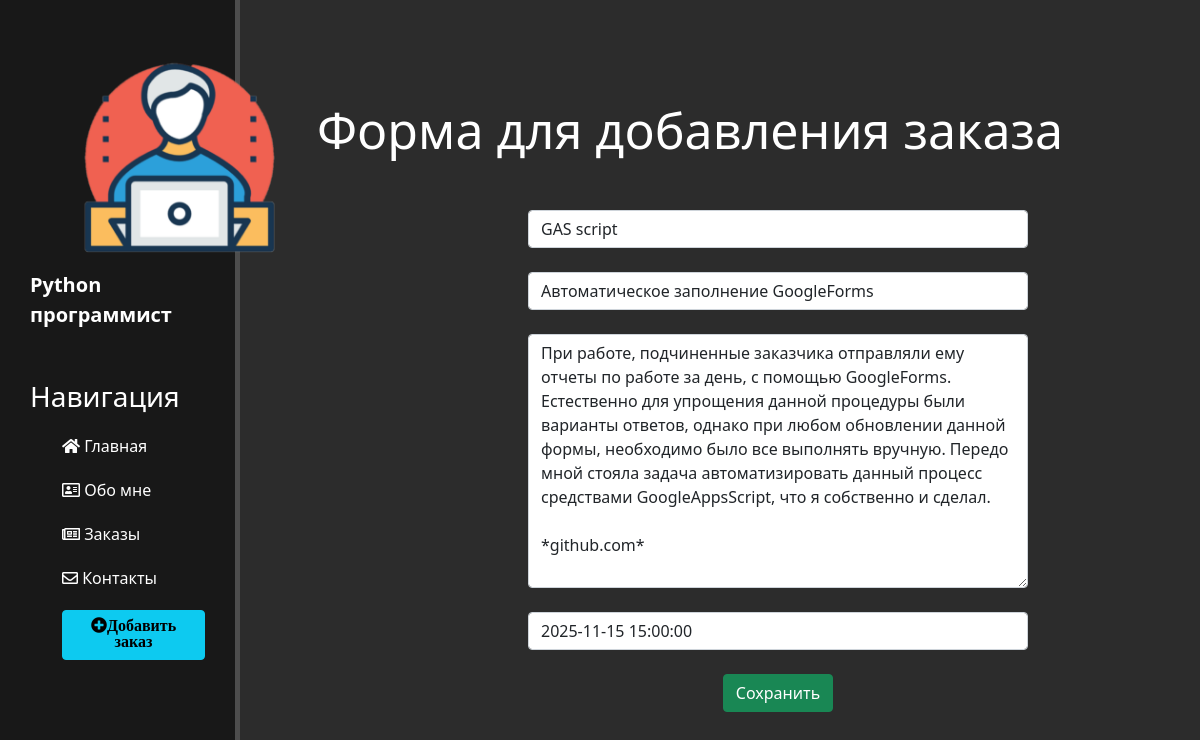
Page /news/4/update on the committed database.
### news/models.py (models this page shows, shortened)
class Articles(models.Model):
    title = models.CharField('Название', max_length=50)
    anons = models.CharField('Анонс', max_length=250)
    full_text = models.TextField('Статья')
    date = models.DateTimeField('Дата')
    class Meta:
        verbose_name = 'Новость'
        verbose_name_plural = 'Новости'

### news/views.py (the view)
# urls.py: path('<int:pk>/update', views.NewsUpdateView.as_view(), name='news-update'),
class NewsUpdateView(UpdateView):
    model = Articles
    template_name = 'news/create.html'
    form_class = ArticlesForm

### news/forms.py
class ArticlesForm(ModelForm):
    class Meta:
        model = Articles
        fields = ['title', 'anons', 'full_text', 'date']
        widgets = {
            'title': TextInput(attrs={
                'class':'form-control',
                'placeholder':'Название заказа',
            }),
            'anons': TextInput(attrs={
                'class':'form-control',
                'placeholder':'Краткое описание заказа',
            }),
            'full_text': Textarea(attrs={
                'class':'form-control',
                'placeholder':'Что было сделано?',
            }),
            'date': DateTimeInput(attrs={
                'class':'form-control',
                'placeholder':'Дата заказа',
            }),
        }

### news/templates/news/create.html (shortened to what this page needs)
{% extends 'main/layout.html' %}
{% block content %}
    <div class="features">
        <h1>Форма для добавления заказа</h1>
        <form method="post">
            {{form.title}}<br>
            {{form.anons}}<br>
            {{form.full_text}}<br>
            {{form.date}}<br>
            <button class="btn btn-success" type="submit">Сохранить</button>
        </form>
    </div>
{% endblock content %}

### main/static/main/css/main.css (style rules this page uses)
body { background: #2c2c2c; }
main .features { float: left; color: #fff; margin-top: 100px; text-align: center; width: 75%; }
main .features h1 { font-size: 50px; }
form { margin-left: 32%; width: 500px; margin-top: 50px; }

### rows in the picture
Articles: title "GAS script", anons "Автоматическое заполнение GoogleForms", full_text "При работе, подчиненные заказчика отправляли ему отчеты по работе за день, с помощью GoogleForms. Естественно для упрощения данной процедуры были варианты ответов, однако при любом обновлении данной формы, необходимо было все выполнять вручную. Передо мной стояла задача автоматизировать данный процесс средствами GoogleAppsScript, что я собственно и сделал. *github.com*", date "2025-11-15 15:00:00"
